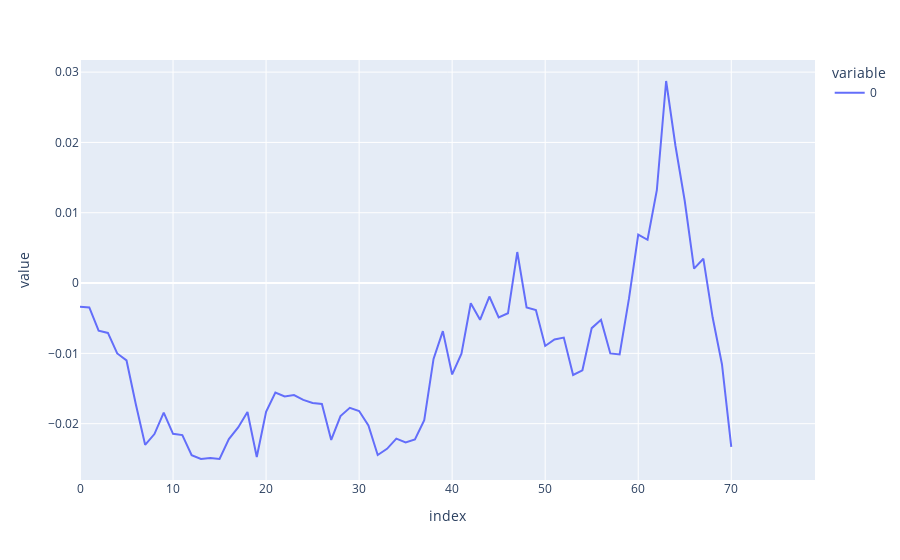

This figure's notebook cell:
### Code cell
px.line(mean_dict(layer_to_true_prob_diffs).values())

### Figure 1 — Plotly figure (JSON) as saved in the notebook; plotly's stock layout.template omitted (floating-point values rounded to 4 significant figures)
{"data": [{"hovertemplate": "variable=0<br>index=%{x}<br>value=%{y}<extra></extra>", "legendgroup": "0", "line": {"color": "#636efa", "dash": "solid"}, "marker": {"symbol": "circle"}, "mode": "lines", "name": "0", "orientation": "v", "showlegend": true, "type": "scatter", "x": [0, 1, 2, 3, 4, 5, 6, 7, 8, 9, 10, 11, 12, 13, 14, 15, 16, 17, 18, 19, 20, 21, 22, 23, 24, 25, 26, 27, 28, 29, 30, 31, 32, 33, 34, 35, 36, 37, 38, 39, 40, 41, 42, 43, 44, 45, 46, 47, 48, 49, 50, 51, 52, 53, 54, 55, 56, 57, 58, 59, 60, 61, 62, 63, 64, 65, 66, 67, 68, 69, 70, 71, 72, 73, 74, 75, 76, 77, 78, 79], "xaxis": "x", "y": [-0.003372, -0.003477, -0.006772, -0.007096, -0.01001, -0.011, -0.01724, -0.023, -0.02147, -0.01842, -0.02144, -0.02163, -0.02449, -0.02502, -0.02489, -0.02501, -0.02219, -0.02054, -0.01835, -0.02474, -0.01832, -0.01558, -0.01614, -0.01594, -0.01662, -0.01706, -0.01719, -0.02231, -0.01892, -0.01775, -0.0182, -0.02026, -0.02445, -0.02358, -0.02213, -0.02266, -0.02224, -0.01951, -0.01079, -0.00684, -0.01299, -0.01005, -0.002871, -0.005226, -0.001916, -0.004877, -0.004301, 0.004412, -0.003463, -0.003826, -0.008947, -0.008016, -0.007757, -0.01307, -0.01241, -0.006415, -0.005236, -0.01001, -0.01016, -0.002262, 0.006887, 0.006151, 0.0132, 0.02874, 0.01953, 0.01167, 0.002058, 0.003463, -0.004909, -0.01155, -0.0233, null, null, null, null, null, null, null, null, null], "yaxis": "y"}], "layout": {"legend": {"title": {"text": "variable"}, "tracegroupgap": 0}, "margin": {"t": 60}, "xaxis": {"anchor": "y", "domain": [0, 1], "title": {"text": "index"}}, "yaxis": {"anchor": "x", "domain": [0, 1], "title": {"text": "value"}}}}
